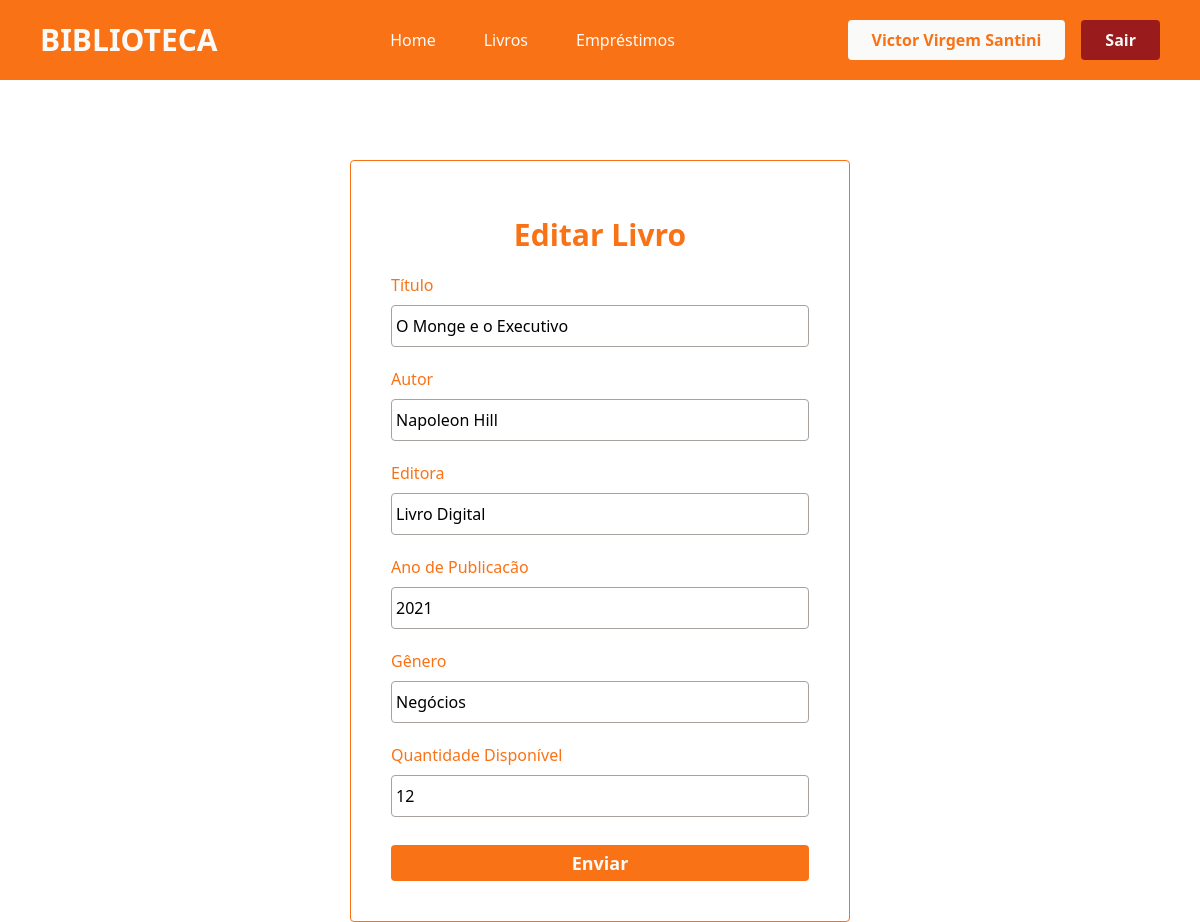
/livros/editar/1 (signed in), run on the app's committed database.
### app/models.py (models this page shows)
class User(db.Model, UserMixin):
    id = db.Column(db.Integer, primary_key=True)
    nome = db.Column(db.String(100), nullable=True)
    telefone = db.Column(db.String(100), nullable=True)
    email = db.Column(db.String(100), nullable=True)
    senha = db.Column(db.String(100), nullable=True)
    emprestimos = db.relationship('Emprestimo', backref='user', lazy=True)

class Livro(db.Model):
    id = db.Column(db.Integer, primary_key=True)
    titulo = db.Column(db.String(100), nullable=True)
    autor = db.Column(db.String(100), nullable=True)
    editora = db.Column(db.String(100), nullable=True)
    anoPublicacao = db.Column(db.Integer, nullable=True)
    genero = db.Column(db.String(100), nullable=True)
    quantidade_disponivel = db.Column(db.Integer, nullable=True)
    status = db.Column(db.String(100), nullable=True)
    emprestimos = db.relationship('Emprestimo', backref='livro', lazy=True)

### app/views.py (the view)
@app.route('/livros/editar/<int:id>', methods=['GET', 'POST'])
@login_required
def editar_livro(id):
    livro = Livro.query.get_or_404(id)
    form = LivroForm(obj=livro)
    if form.validate_on_submit():
        form.populate_obj(livro)
        db.session.commit()
        return redirect(url_for('livros'))
    return render_template('editar_livro.html', form=form, livro=livro)

### app/forms.py (shortened to what this page needs)
class LivroForm(FlaskForm):
    titulo = StringField('Título', validators=[DataRequired()])
    autor = StringField('Autor', validators=[DataRequired()])
    editora = StringField('Editora', validators=[DataRequired()])
    anoPublicacao = IntegerField('Ano de Publicacão', validators=[DataRequired()])
    genero = StringField('Gênero', validators=[DataRequired()])
    quantidade_disponivel = IntegerField('Quantidade Disponível', validators=[DataRequired()])
    status = StringField('Status')
    btnSubmit = SubmitField('Enviar')

### app/models.py (called while the page is built)
@login_manager.user_loader
def load_user(user_id):
    return User.query.get(user_id)

### app/templates/editar_livro.html (shortened to what this page needs)
{% extends "head.html" %}
{% block content %}
<div class="container-login w-100 flex justify-center align-center">
    <section class="forms-login mt-[5rem] border-orange-500 border-[1px] p-10 rounded w-[500px]">
                <h3 class="text-center text-3xl font-bold mt-4 text-orange-500">Editar Livro</h3>
                <form action="{{ url_for('editar_livro', id=livro.id) }}" method="post" class="flex flex-col">
                    {{form.titulo.label(class="text-orange-500 font-medium mt-5")}}
                    {{form.titulo(class="border-[1px] rounded border-stone-400 mt-2 px-1 py-2 outline-orange-500 outline-2")}}
                    {{form.autor.label(class="text-orange-500 font-medium mt-5")}}
                    {{form.autor(class="border-[1px] rounded border-stone-400 mt-2 px-1 py-2 outline-orange-500 outline-2")}}
                    {{form.editora.label(class="text-orange-500 font-medium mt-5")}}
                    {{form.editora(class="border-[1px] rounded border-stone-400 mt-2 px-1 py-2 outline-orange-500 outline-2")}}
                    {{form.anoPublicacao.label(class="text-orange-500 font-medium mt-5")}}
                    {{form.anoPublicacao(class="border-[1px] rounded border-stone-400 mt-2 px-1 py-2 outline-orange-500 outline-2")}}
                    {{form.genero.label(class="text-orange-500 font-medium mt-5")}}
                    {{form.genero(class="border-[1px] rounded border-stone-400 mt-2 px-1 py-2 outline-orange-500 outline-2")}}
                    {{form.quantidade_disponivel.label(class="text-orange-500 font-medium mt-5")}}
                    {{form.quantidade_disponivel(class="border-[1px] rounded border-stone-400 mt-2 px-1 py-2 outline-orange-500 outline-2")}}
                    {{form.btnSubmit(class="bg-orange-500 w-100 text-stone-50 font-semibold text-lg mt-7 rounded py-1 hover:bg-orange-700 cursor-pointer transition-all duration-500")}}
                </form>
    </section>
</div>
{% endblock %}

### app/templates/header.html (shortened to what this page needs)
{% extends "head.html" %}
{% block content %}
<header class="font-sans px-10 py-5 bg-orange-500">
    <div class="container-header flex justify-between items-center">
        <div class="logo text-stone-50 font-bold text-3xl">
            <h1>BIBLIOTECA</h1>
        </div>
        <nav class="nav flex gap-12 text-stone-50 font-medium">
            <a href="{{ url_for('homepage') }}">Home</a>
            <a href="{{ url_for('livros') }}">Livros</a>
            <a href="{{ url_for('emprestimos') }}">Empréstimos</a>
        </nav>
        <div class="login flex gap-4">
            {% if current_user.is_authenticated %}
            <p class="bg-stone-50 px-6 py-2 text-orange-500 rounded font-semibold">{{current_user.nome}}</p>
                <a href="{{ url_for('logout') }}" class="bg-red-800 px-6 py-2 text-stone-50 rounded font-semibold cursor-pointer hover:bg-red-900 transition-all duration-500">Sair</a>
            {% endif %}
        </div>
    </div>
</header>
{% endblock %}

### data on the page
User: nome "Victor Virgem Santini"
Livro: titulo "O Monge e o Executivo", autor "Napoleon Hill", editora "Livro Digital", anoPublicacao "2021", genero "Negócios", quantidade_disponivel "12"
